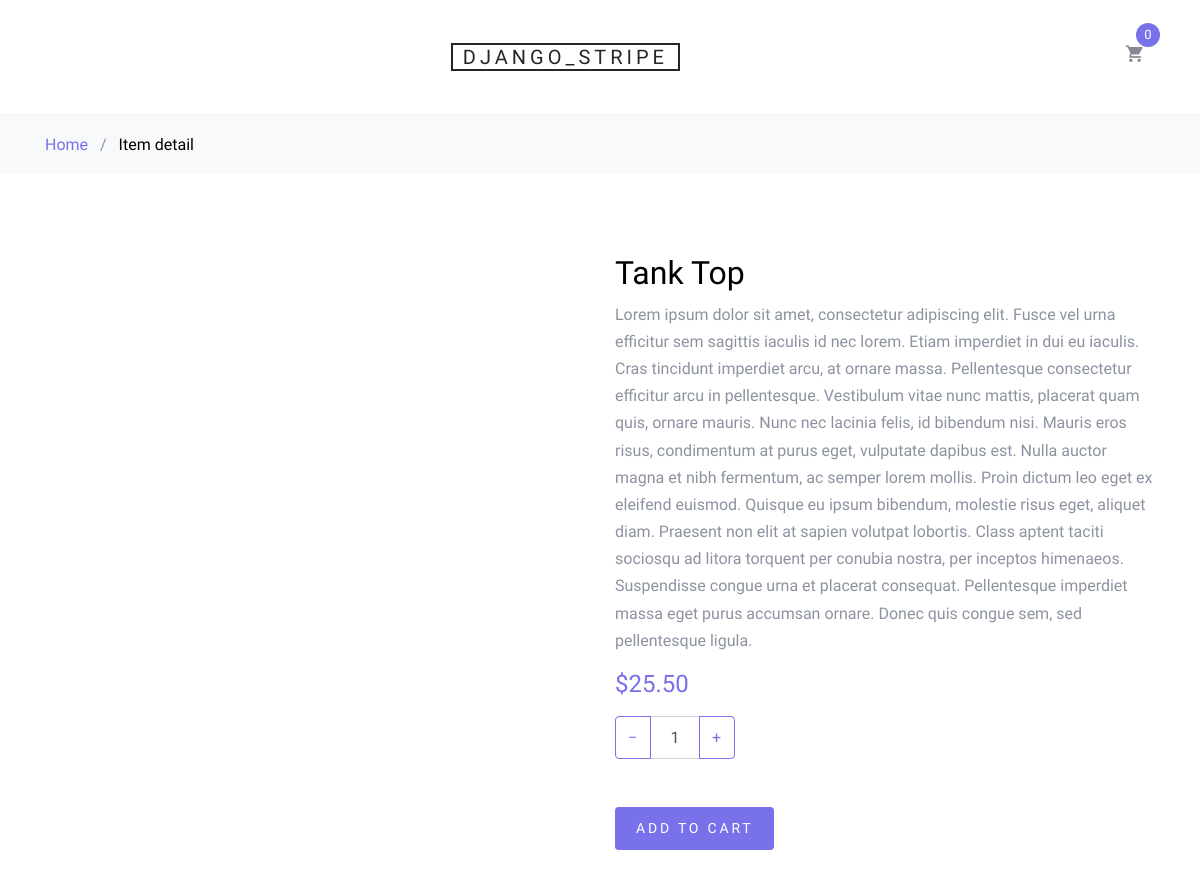
/item/3/, run on an earlier commit of the app's database.
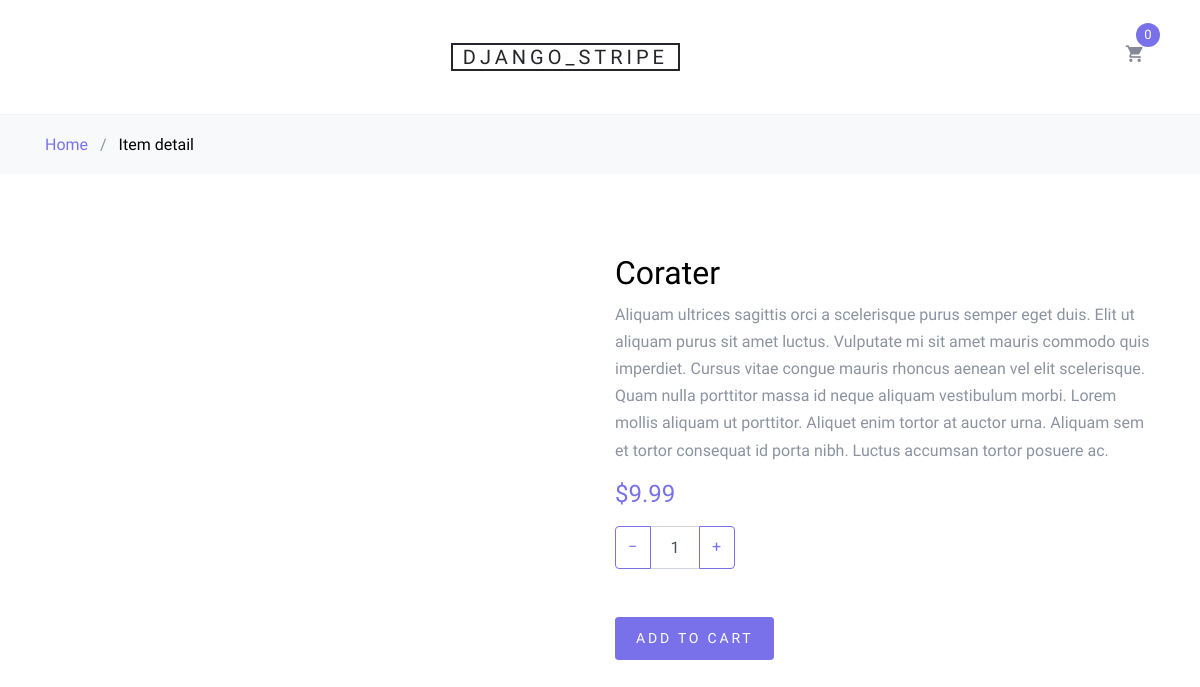
And on a later commit of the database.
### payments/models.py (models this page shows, shortened)
class Item(models.Model):
    name = models.CharField(max_length=100)
    description = models.TextField(null=True, blank=True)
    price = models.IntegerField(
        verbose_name='price in cents')  # цена товара в центах, т.к. платежный сервис Stripe принимает цену в центах
    class Meta:
        ordering = ['name']  # сортировка в админке
    def get_display_price(self):
        return '{0:.2f}'.format(self.price / 100)

### payments/views.py (the view)
# urls.py: path('item/<int:item_id>/', item_detail, name='detail_item'),  # подробная информация об объекте
def item_detail(request, item_id):
    item = get_object_or_404(Item, id=item_id)
    context = {
        'item': item,
        'title': item.name,
        'form': CartAddProductForm()  # форма для добавления товаров в корзину
    }
    return render(request, 'payments/item_detail.html', context)

### payments/forms.py
class CartAddProductForm(forms.Form):
    count_item = forms.IntegerField(widget=forms.HiddenInput())
    update = forms.BooleanField(required=False, initial=False, widget=forms.HiddenInput)

### payments/templatetags/user_tags.py (called while the page is built)
@register.simple_tag(takes_context=True)
def cart_obj_count(context):
    cart = context.request.session.get('cart', {})
    item_pks = list(cart.keys())
    item_count = Item.objects.filter(pk__in=item_pks).count()
    return item_count

### payments/templates/payments/item_detail.html (shortened to what this page needs)
{% extends 'base.html' %}
{% block navbar %}
    Item detail
{% endblock %}
{% block content %}
    <div class="site-section">
        <div class="container">
            <div class="row">
                <div class="col-md-6"></div>
                <div class="col-md-6">
                    <h2 class="text-black">{{ item.name }}</h2>
                    <p>{{ item.description }}</p>
                    <p><strong class="text-primary h4">${{ item.get_display_price }}</strong></p>
                    <div class="mb-5">
                        <div class="input-group mb-3" style="max-width: 120px;">
                            <form method="post" action="{% url 'add_cart' item.pk %}">
                                <div class="mb-5">
                                    <div class="input-group mb-3" style="max-width: 120px;">
                                        <div class="input-group-prepend">
                                            <button class="btn btn-outline-primary js-btn-minus" type="button">−
                                            </button>
                                        </div>
                                        <input type="text" class="form-control text-center" name="count_item"
                                               id="count_item" value="1" placeholder=""
                                               aria-label="Example text with button addon"
                                               aria-describedby="button-addon1">
                                        <div class="input-group-append">
                                            <button class="btn btn-outline-primary js-btn-plus" type="button">+</button>
                                        </div>
                                    </div>
                                </div>
                                <div>
                                    <input type="submit" class="buy-now btn btn-sm btn-primary" value="Add To Cart">
                                </div>
                            </form>
                        </div>
                    </div>
                </div>
            </div>
        </div>
    </div>
{% endblock %}

What changed in the data, as far as the page shows it:
changed Item: name "Tank Top" → "Corater"; description "Lorem ipsum dolor sit amet, consectetur adipiscing elit. Fusce vel urna efficitur sem sagittis iaculis id nec lorem. Etiam imperdiet in dui eu iaculis. Cras tincidunt imperdiet arcu, at ornare massa. Pellentesque consectetur efficitur arcu in pellentesque. Vestibulum vitae nunc mattis, placerat quam quis, ornare mauris. Nunc nec lacinia felis, id bibendum nisi. Mauris eros risus, condimentum at purus eget, vulputate dapibus est. Nulla auctor magna et nibh fermentum, ac semper lorem mollis. Proin dictum leo eget ex eleifend euismod. Quisque eu ipsum bibendum, molestie risus eget, aliquet diam. Praesent non elit at sapien volutpat lobortis. Class aptent taciti sociosqu ad litora torquent per…" → "Aliquam ultrices sagittis orci a scelerisque purus semper eget duis. Elit ut aliquam purus sit amet luctus. Vulputate mi sit amet mauris commodo quis imperdiet. Cursus vitae congue mauris rhoncus aenean vel elit scelerisque. Quam nulla porttitor massa id neque aliquam vestibulum morbi. Lorem mollis aliquam ut porttitor. Aliquet enim tortor at auctor urna. Aliquam sem et tortor consequat id porta nibh. Luctus accumsan tortor posuere ac."; get_display_price "25.50" → "9.99"
